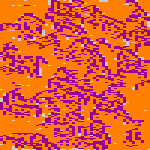
Frame 1 (no input)
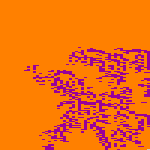
Frame 60 (the mouse pressed at the canvas centre just before this capture)
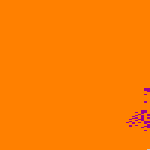
Frame 120 (the mouse held since frame 60 and released just before this capture)

The Processing sketch that drew these frames (run headless with seeded random() and noise(); from frame 60 on, the mouse is pressed at the canvas centre):

// Processing sketch: processing_155314
// ── processing_155314.pde

void setup() {
  size(150, 150);
  frameRate(20);
  loadPixels();
  int counter = -1;
  for (int i = 0; i <= (height - 3)*(width) + width - 3; i+= 3) {
    if (counter != i/(3*width)) {
      if (random(1) < 0.1) {
        pixels[i] = color(153, 0, 153);
        pixels[i + 1] = color(153, 0, 153);
        pixels[i + 2] = color(153, 0, 153);
        pixels[i + width] = color(153, 0, 153);
        pixels[i + width + 1] = color(153, 0, 153);
        pixels[i + width + 2] = color(153, 0, 153);
        pixels[i + 2*width] = color(153, 0, 153);
        pixels[i + 2*width + 1] = color(153, 0, 153);
        pixels[i + 2*width + 2] = color(153, 0, 153);
      }
    }
    else if ((i + 1) % (3*width) == 0) {
      counter++;
    }
  }
  updatePixels();
}

void mouseDragged() {
  loadPixels();
  if(mouseX >= 0 && mouseY >= 0 && mouseX < width && mouseY < width && mouseX % 3 == 0 && mouseY % 3 == 0) {
        pixels[mouseY*width + mouseX] = color(153, 0, 153);
        pixels[mouseY*width + mouseX + 1] = color(153, 0, 153);
        pixels[mouseY*width + mouseX + 2] = color(153, 0, 153);
        pixels[mouseY*width + mouseX + width] = color(153, 0, 153);
        pixels[mouseY*width + mouseX + width + 1] = color(153, 0, 153);
        pixels[mouseY*width + mouseX + width + 2] = color(153, 0, 153);
        pixels[mouseY*width + mouseX + 2*width] = color(153, 0, 153);
        pixels[mouseY*width + mouseX + 2*width + 1] = color(153, 0, 153);
        pixels[mouseY*width + mouseX + 2*width + 2] = color(153, 0, 153);
  }
  updatePixels();
}

void draw() {
  loadPixels();  
  int counter = -1;
  for (int i = 0; i < width*(height - 3) + width - 3; i+= 3) {
    if (counter != i/(3*width)) {
      if (numberOfNeighbors(i) == 2 && pixels[i] == color(153, 0, 153)) {
      }
      else if (numberOfNeighbors(i) < 2 || numberOfNeighbors(i) > 3) {
        pixels[i] = color(255, 128, 0);
        pixels[i + 1] = color(255, 128, 0);
        pixels[i + 2] = color(255, 128, 0);
        pixels[i + width] = color(255, 128, 0);
        pixels[i + width + 1] = color(255, 128, 0);
        pixels[i + width + 2] = color(255, 128, 0);
        pixels[i + 2*width] = color(255, 128, 0);
        pixels[i + 2*width + 1] = color(255, 128, 0);
        pixels[i + 2*width + 2] = color(255, 128, 0);
      }
      else if(numberOfNeighbors(i) == 3)  {
        pixels[i] = color(153, 0, 153);
        pixels[i + 1] = color(153, 0, 153);
        pixels[i + 2] = color(153, 0, 153);
        pixels[i + width] = color(153, 0, 153);
        pixels[i + width + 1] = color(153, 0, 153);
        pixels[i + width + 2] = color(153, 0, 153);
        pixels[i + 2*width] = color(153, 0, 153);
        pixels[i + 2*width + 1] = color(153, 0, 153);
        pixels[i + 2*width + 2] = color(153, 0, 153);
      }
    }
    else if ((i + 1) % (3*width) == 0) {
      counter++;
    }
  }
  updatePixels();
}

int numberOfNeighbors(int index) {
  int row = index/width;
  int col = index % width;
  int count = 0;
  for (int i = row - 3; i <= row + 3; i+= 3) {
    for (int j = col - 3; j <= col + 3; j+= 3) {
      if ((i == row && j == col) == false && i >= 0 && j >= 0 && i < width && j < height && pixels[i*width + j] == color(153, 0, 153)) {
        count++;
      }
    }
  }
  return count;
}
